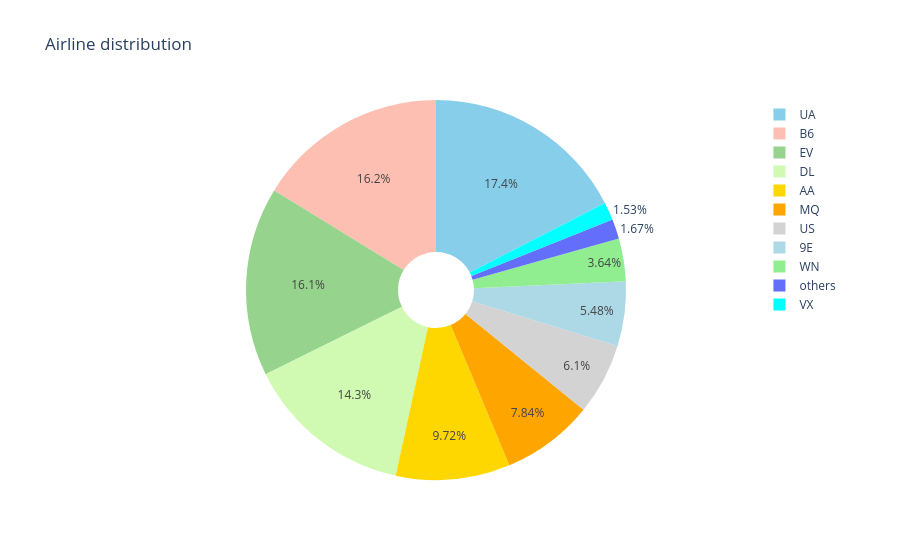

Here is the notebook cell this chart was saved with:
### Code cell
dff = df['carrier'].value_counts()[:10]
dff = dff.append(pd.Series({"others": df['carrier'].value_counts()[10:].sum()}))
label = dff.index
size = dff.values

colors = ['skyblue', '#FEBFB3', '#96D38C', '#D0F9B1', 'gold', 'orange', 'lightgrey', 
          'lightblue','lightgreen','aqua']

trace = go.Pie(labels=label, values=size, marker=dict(colors=colors), hole=0.2)

data = [trace]
layout = go.Layout(
    title='Airline distribution'
)

fig = go.Figure(data=data, layout=layout)
fig.show()

### Figure 1 — Plotly figure (JSON) as saved in the notebook; plotly's stock layout.template omitted (floating-point values rounded to 4 significant figures)
{"data": [{"hole": 0.2, "labels": ["UA", "B6", "EV", "DL", "AA", "MQ", "US", "9E", "WN", "VX", "others"], "marker": {"colors": ["skyblue", "#FEBFB3", "#96D38C", "#D0F9B1", "gold", "orange", "lightgrey", "lightblue", "lightgreen", "aqua"]}, "type": "pie", "values": [58665, 54635, 54173, 48110, 32729, 26397, 20536, 18460, 12275, 5162, 5634]}], "layout": {"title": {"text": "Airline distribution"}}}
